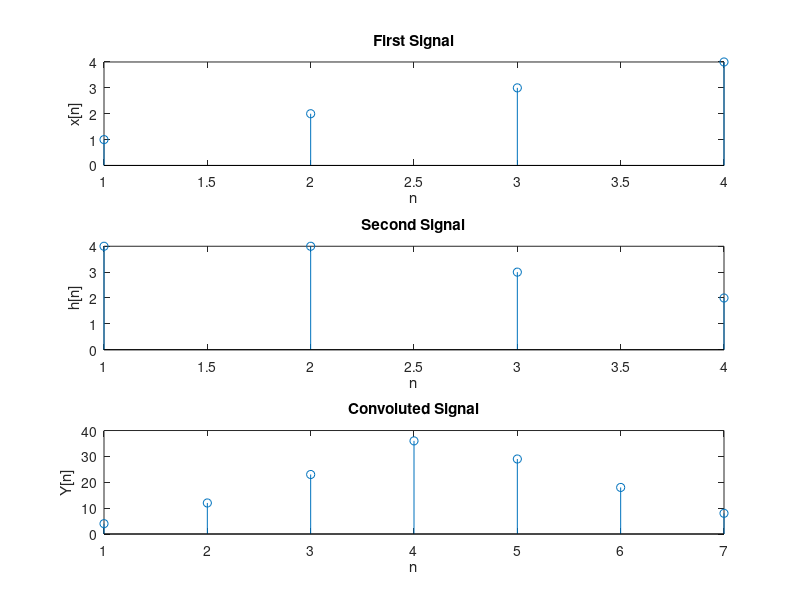

The MATLAB script that drew this image:
x = [ 1 2 3 4];
h = [ 4 4 3 2];
m=length(x);
l=length(h);
X=[x,zeros(1,l)];
H=[h,zeros(1,m)];
z=[];
for i=1:m
 g=h.*x(i);
 z=[z;g];
end
[r c] = size(z);
k = r+c;
t =2;
Y =[];
cd =0;
while(t<=k)
 for i=1:r
 for j=1:c
 if((i+j)==t)
 cd = cd+ z(i,j);
 end
 end
 end
 t = t+1;
 Y = [Y cd];
 cd =0;
end
subplot(3,1,1); stem(x); xlabel('n');
ylabel('x[n]'); title('First Signal');
subplot(3,1,2); stem(h); xlabel('n');
ylabel('h[n]'); title('Second Signal');
subplot(3,1,3); stem(Y); xlabel('n');
ylabel('Y[n]'); title('Convoluted Signal');
